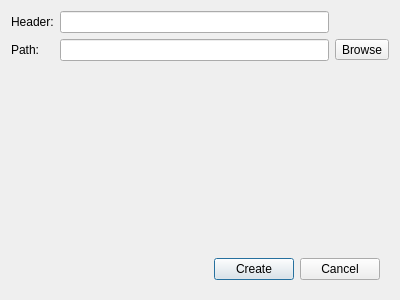
<?xml version="1.0" encoding="UTF-8"?>
<ui version="4.0">
 <class>NewHeaderDialog</class>
 <widget class="QDialog" name="NewHeaderDialog">
  <property name="geometry">
   <rect>
    <x>0</x>
    <y>0</y>
    <width>400</width>
    <height>300</height>
   </rect>
  </property>
  <property name="windowTitle">
   <string>New Header</string>
  </property>
  <layout class="QGridLayout" name="gridLayout">
   <item row="1" column="1">
    <widget class="QLineEdit" name="txtPath"/>
   </item>
   <item row="0" column="0">
    <widget class="QLabel" name="label">
     <property name="text">
      <string>Header:</string>
     </property>
    </widget>
   </item>
   <item row="1" column="2">
    <widget class="QToolButton" name="btnBrowse">
     <property name="toolTip">
      <string>Browse</string>
     </property>
     <property name="text">
      <string>Browse</string>
     </property>
     <property name="icon">
      <iconset resource="../icons.qrc">
       <normaloff>:/icons/images/newlook24/053-open.png</normaloff>:/icons/images/newlook24/053-open.png</iconset>
     </property>
    </widget>
   </item>
   <item row="1" column="0">
    <widget class="QLabel" name="label_2">
     <property name="text">
      <string>Path:</string>
     </property>
    </widget>
   </item>
   <item row="3" column="0" colspan="3">
    <widget class="QWidget" name="widget" native="true">
     <layout class="QHBoxLayout" name="horizontalLayout">
      <item>
       <spacer name="horizontalSpacer">
        <property name="orientation">
         <enum>Qt::Horizontal</enum>
        </property>
        <property name="sizeHint" stdset="0">
         <size>
          <width>179</width>
          <height>20</height>
         </size>
        </property>
       </spacer>
      </item>
      <item>
       <widget class="QPushButton" name="btnCreate">
        <property name="text">
         <string>Create</string>
        </property>
       </widget>
      </item>
      <item>
       <widget class="QPushButton" name="btnCancel">
        <property name="text">
         <string>Cancel</string>
        </property>
       </widget>
      </item>
     </layout>
    </widget>
   </item>
   <item row="0" column="1">
    <widget class="QLineEdit" name="txtHeader"/>
   </item>
   <item row="2" column="0">
    <spacer name="verticalSpacer">
     <property name="orientation">
      <enum>Qt::Vertical</enum>
     </property>
     <property name="sizeHint" stdset="0">
      <size>
       <width>20</width>
       <height>40</height>
      </size>
     </property>
    </spacer>
   </item>
  </layout>
 </widget>
 <resources>
  <include location="../icons.qrc"/>
 </resources>
 <connections/>
</ui>
